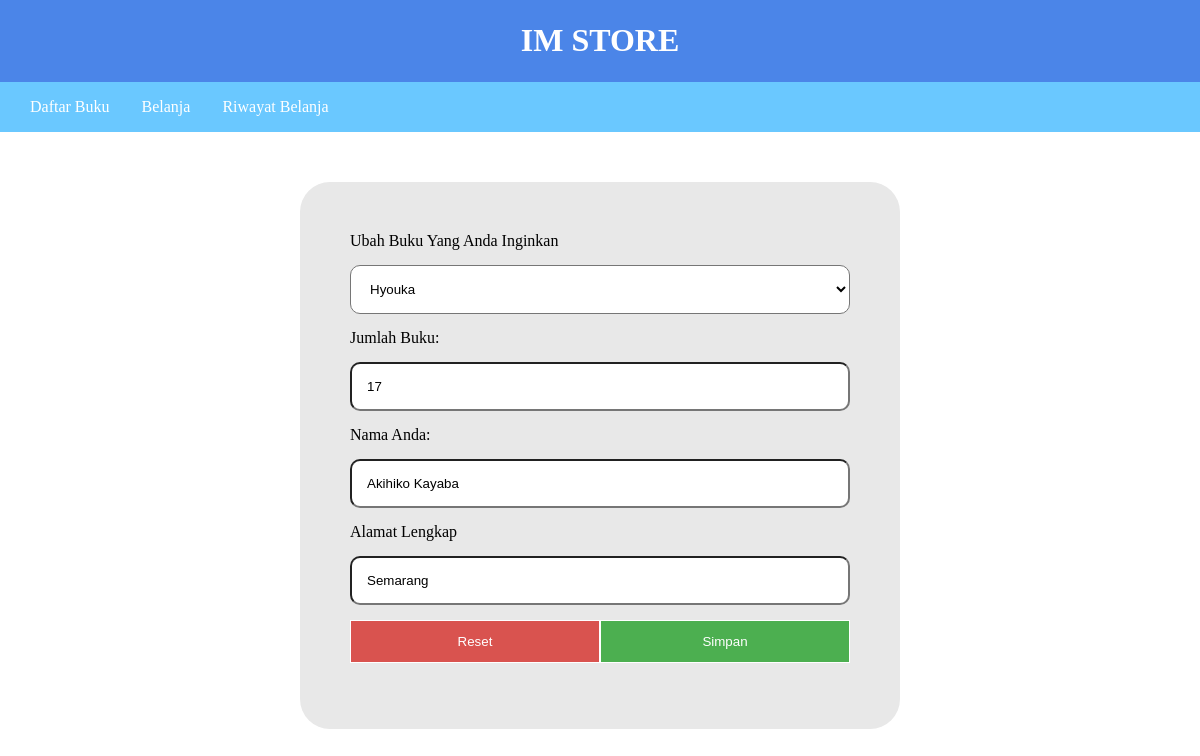
The app's page /edit.php?hal=edit&id=61 with its own data.
### tables this page shows
CREATE TABLE `ttransaksi` (
  `id_buku` int(11) NOT NULL,
  `nama_buku` varchar(100) NOT NULL,
  `jumlah_buku` int(10) NOT NULL,
  `nama` varchar(30) NOT NULL,
  `alamat` varchar(100) NOT NULL
);

### edit.php (the view, shortened to what this page needs)
<?php
include "koneksi.php";
    echo "<link rel='stylesheet' type='text/css' href='style.css' />";
    $id = $_GET['id'];
    $tampil = mysqli_query($koneksi,"select * from ttransaksi where id_buku='$id'");
    $data = mysqli_fetch_array($tampil);?>
<!DOCTYPE html>
<html lang="id">
<head>
</head>
<body>
  <div class="header">
    <h1>IM STORE</h1>
  </div>
    <div class="nav">
        <a href="index.php">Daftar Buku</a>
        <a href="form-belanja.php">Belanja</a>
        <a href="riwayat-belanja.php">Riwayat Belanja</a>
    </div>
  <div class="form">
    <div class="form_belanja">
    <form action="update.php?id=<?=$data['id_buku']?>" method="post">
    <label>Ubah Buku Yang Anda Inginkan</label>
    <select name="nama_buku">
    <option value="<?=$data['nama_buku']?>"><?=$data['nama_buku']?></option>
    </select>
      Jumlah Buku:
      <input type="number" name="jumlah_buku" value="<?=$data['jumlah_buku']?>" required /><br />
      Nama Anda:
      <input type="text" name="nama" value="<?=$data['nama']?>" required /><br />
      Alamat Lengkap
      <input type="text" name="alamat" value="<?=$data['alamat']?>" required /><br />
      <button type="submit" class="beli" name="dbeli">Simpan</button>
	  <button type="reset" class="kosongkan" name="dkosongkan">Reset</button>
    </form>
</div>
</div>
</body>
</html>

### style.css (style rules this page uses)
html, body { margin:0; padding:0; width:100%; }
.header { padding: 1px; background-color: #3e7ce7ed; text-align: center; color: #ffffff; }
.nav { padding: 1em; background-color: #6AC8FF; }
.nav a { color: white; padding: 14px; text-decoration: none; }
.form { margin-top: 50px; margin-bottom: 50px; }
.form_belanja { max-width: 500px; margin: auto; border-radius: 30px; padding: 50px; background-color: rgb(232, 232, 232); }
input[type="text"], input[type="number"], select[name="nama_buku"] { margin-top: 50px; margin: 15px auto; border-radius: 10px; width: 100%; padding: 15px; background-color: #ffffff; }
.beli,.daftarbuku { float: right; width: 50%; padding: 13px; border: 1px solid #fff; cursor: pointer; color: #fff; background-color: #4caf50; }
.kosongkan,.ubah { width: 50%; padding: 13px; border: 1px solid #fff; cursor: pointer; color: #fff; background-color: #d9534f; }
a { text-decoration: none; color: black; }

### records on screen
ttransaksi: nama_buku "Hyouka", jumlah_buku "17", nama "Akihiko Kayaba", alamat "Semarang"
